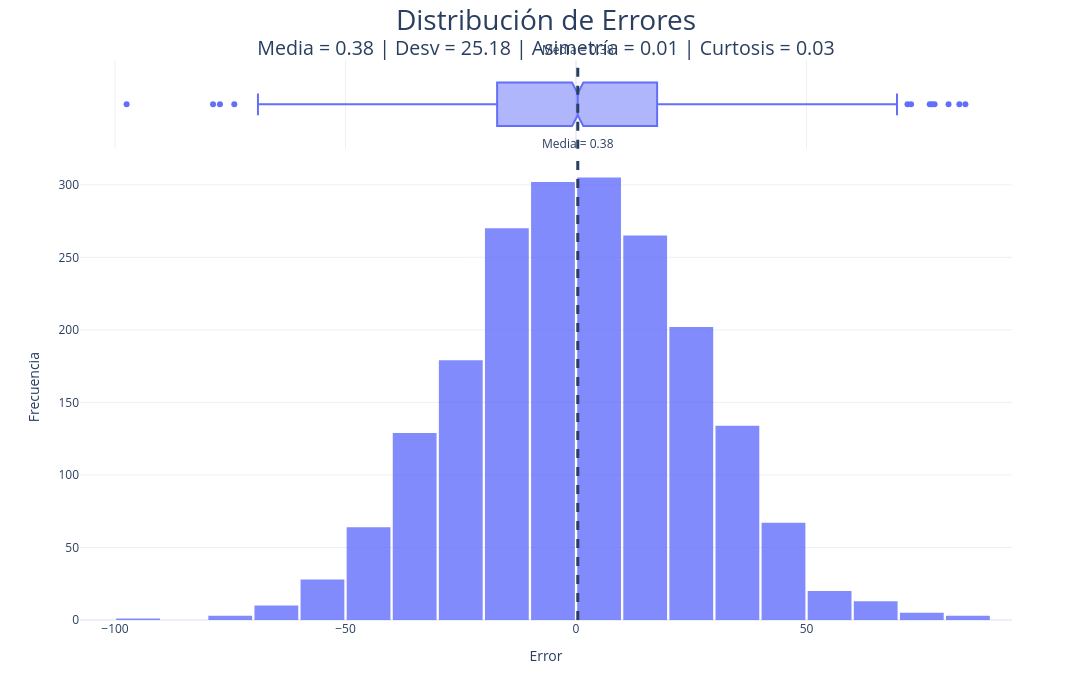

The notebook cell saved with this chart:
### Code cell
# ============================= #
# 10.3. DISTRIBUCIÓN DE ERRORES #
# ============================= #
from scipy.stats import skew,kurtosis

# ESTADÍSTICAS DEL ERROR
media_error = df_resultados["error"].mean()
std_error = df_resultados["error"].std()
asimetria = skew(df_resultados["error"])
curtosis_error = kurtosis(df_resultados["error"])

# HISTOGRAMA INTERACTIVO
fig = px.histogram(
    df_resultados,
    x="error",
    nbins=30,
    marginal="box",
    opacity=0.80
)

# LÍNEA MEDIA
fig.add_vline(
    x=media_error,
    line_width=3,
    line_dash="dash",
    annotation_text=f"Media = {media_error:.2f}",
    annotation_position="top"
)

# CURVA KDE
fig.update_traces(
    hovertemplate=
    '<b>Error</b>: %{x:.2f}<br>' +
    '<b>Frecuencia</b>: %{y}<extra></extra>'
)

# LAYOUT
fig.update_layout(
    template='plotly_white',
    title={
        'text':
        'Distribución de Errores'
        f'<br><sup>Media = {media_error:.2f} | Desv = {std_error:.2f} | '
        f'Asimetría = {asimetria:.2f} | Curtosis = {curtosis_error:.2f}</sup>',
        'x':0.5,
        'font':{'size':28}
    },
    xaxis_title='Error',
    yaxis_title='Frecuencia',
    width=1100,
    height=700,
    bargap=0.05
)

fig.show()

### Figure 1 — Plotly figure (JSON) as saved in the notebook; plotly's stock layout.template omitted (floating-point values rounded to 4 significant figures; data arrays with more than 128 entries replaced by an {"elided": "..."} marker saying what was removed)
{"data": [{"bingroup": "x", "hovertemplate": "<b>Error</b>: %{x:.2f}<br><b>Frecuencia</b>: %{y}<extra></extra>", "legendgroup": "", "marker": {"color": "#636efa", "opacity": 0.8, "pattern": {"shape": ""}}, "name": "", "nbinsx": 30, "orientation": "v", "showlegend": false, "type": "histogram", "x": {"elided": "2000 float values"}, "xaxis": "x", "yaxis": "y"}, {"hovertemplate": "<b>Error</b>: %{x:.2f}<br><b>Frecuencia</b>: %{y}<extra></extra>", "legendgroup": "", "marker": {"color": "#636efa"}, "name": "", "notched": true, "showlegend": false, "type": "box", "x": {"elided": "2000 float values"}, "xaxis": "x2", "yaxis": "y2"}], "layout": {"annotations": [{"showarrow": false, "text": "Media = 0.38", "x": 0.3807, "xanchor": "center", "xref": "x", "y": 1, "yanchor": "bottom", "yref": "y domain"}, {"showarrow": false, "text": "Media = 0.38", "x": 0.3807, "xanchor": "center", "xref": "x2", "y": 1, "yanchor": "bottom", "yref": "y2 domain"}], "bargap": 0.05, "barmode": "relative", "height": 700, "legend": {"tracegroupgap": 0}, "margin": {"t": 60}, "shapes": [{"line": {"dash": "dash", "width": 3}, "type": "line", "x0": 0.3807, "x1": 0.3807, "xref": "x", "y0": 0, "y1": 1, "yref": "y domain"}, {"line": {"dash": "dash", "width": 3}, "type": "line", "x0": 0.3807, "x1": 0.3807, "xref": "x2", "y0": 0, "y1": 1, "yref": "y2 domain"}], "title": {"font": {"size": 28}, "text": "Distribución de Errores<br><sup>Media = 0.38 | Desv = 25.18 | Asimetría = 0.01 | Curtosis = 0.03</sup>", "x": 0.5}, "width": 1100, "xaxis": {"anchor": "y", "domain": [0, 1], "title": {"text": "Error"}}, "xaxis2": {"anchor": "y2", "domain": [0, 1], "matches": "x", "showgrid": true, "showticklabels": false}, "yaxis": {"anchor": "x", "domain": [0, 0.8316], "title": {"text": "Frecuencia"}}, "yaxis2": {"anchor": "x2", "domain": [0.8416, 1], "matches": "y2", "showgrid": false, "showline": false, "showticklabels": false, "ticks": ""}}}
